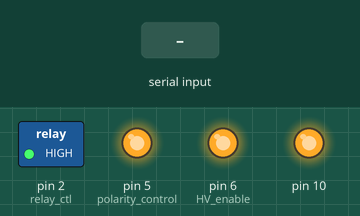
Simulated run of this sketch. Board: Arduino Uno, built with avr-gcc and run on an emulated ATmega328P. Parts: switched loads named in the sketch (green lamp = pin HIGH), output pins drawn as LEDs (lit = HIGH). Inputs (shaded band) come from the test bench. Pins used as bus, display or sensor lines are not drawn.

Above: at 1.2 s.
1.3 s: "p" received over Serial
At 3.5 s:
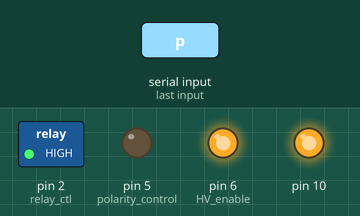
3.8 s: "h" received over Serial
At 5.4 s:
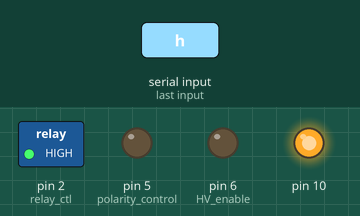
6.3 s: "p90\n" received over Serial
At 6.7 s:
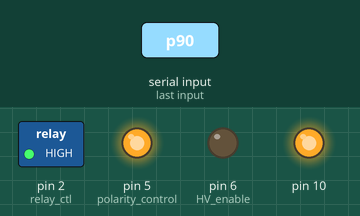
7.8 s: "h90\n" received over Serial
At 9.0 s:
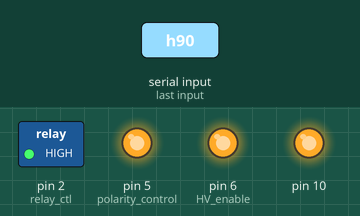
Timing chart, 0 to 10.3 s (numbered marks = the images above; inputs shaded):
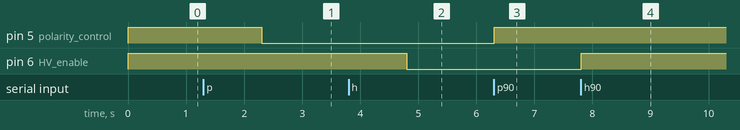

Measured:
- after the input at 1.3 s, pin 5 (polarity_control): HIGH → LOW after 1.0 s
- after the input at 3.8 s, pin 6 (HV_enable): HIGH → LOW after 1.0 s
- after the input at 6.3 s, pin 5 (polarity_control): LOW → HIGH at once
- after the input at 7.8 s, pin 6 (HV_enable): LOW → HIGH at once

The sketch:

HV_control.ino
```cpp
#include <SPI.h>

// choose which board we're programming
#define BOARD_A

// pin configuration
const int CS_ADC = 3;
const int CS_DAC = 4;
const int relay_ctl = 2;
const int polarity_control = 5;
const int HV_enable = 6;

// internal state
byte data[4];
bool printing=false;
int ch=0;
long values[5];
unsigned long previousMillis = 0;
bool reading=true;

// for sine wave output
bool sine=false;
long int t=0;
int f0=1;
int amp=1000;
int offs=5000;

// constants
const int update_interval = 200;
const int num_ch = 5;

void setup() {
  Serial.begin(9600);
  SPI.begin();

  pinMode(CS_ADC, OUTPUT);
  pinMode(CS_DAC, OUTPUT);
  pinMode(relay_ctl, OUTPUT);
  pinMode(HV_enable, OUTPUT);
  pinMode(polarity_control, OUTPUT);

  digitalWrite(CS_ADC, HIGH);
  digitalWrite(CS_DAC, HIGH);
  digitalWrite(relay_ctl, HIGH);
  digitalWrite(HV_enable, HIGH);
  #ifdef BOARD_A
     digitalWrite(polarity_control, HIGH);
  #endif
  #ifdef BOARD_B
     digitalWrite(polarity_control, LOW);
  #endif
}

void loop() {
  check_serial();

  if (reading) {
    unsigned long currentMillis = millis();
    if (currentMillis - previousMillis >= update_interval) {
      previousMillis = currentMillis;
      values[ch] = read_ADC(ch);
      ch = (ch + 1) % num_ch;
    }
  }

  if (sine) {
    set_DAC( int(amp*sin(f0*t/100000.0) + offs) );
    t++;
  }
}

void check_serial()
{
  while (Serial.available()) {
    // read user input
    char c = (char)Serial.read();

    // decide what to do with it
    switch (c) {
      case '?':
        #ifdef BOARD_A
           Serial.println("HV_control v1.3 ready. Board A.");
        #endif
        #ifdef BOARD_B
           Serial.println("HV_control v1.3 ready. Board B.");
        #endif
        break;

      case 'p':
        digitalWrite(polarity_control, Serial.parseInt());
        break;

      case 'P':
        Serial.println(digitalRead(polarity_control));
        break;

      case 'h':
        digitalWrite(HV_enable, Serial.parseInt());
        break;

      case 'H':
        Serial.println(digitalRead(HV_enable));
        break;

//      case 'r':
//        digitalWrite(relay_ctl, Serial.parseInt());
//        break;

     case 'a':
        printout_ADC();
        break;

//     case 'A':
//       reading = Serial.parseInt();
//       break;
//
//     case 'S':
//       sine = Serial.parseInt();
//       f0 = Serial.parseInt();
//       amp = Serial.parseInt();
//       offs = Serial.parseInt();
//       break;

     case 'd':
        #ifdef BOARD_A
           set_DAC(0.961*Serial.parseInt());
        #endif
        #ifdef BOARD_B
           set_DAC(0.726*Serial.parseInt());
        #endif
        break;
    }
  }
}

/***********************************************************
 * DATA FUNCTIONS
 ***********************************************************/

float ADC_to_volts(const long ADC_val)
{
  return ((float)ADC_val - 32768) / 65535 * (2 * 3 * 4.096);
}

void printout_ADC()
{
  for (int i=0; i<num_ch-1; i++) {
    Serial.print((values[i]));
    Serial.print(",");
  }
  Serial.println((values[num_ch-1]));
}

/***********************************************************
 * ADC/DAC FUNCTIONS
 ***********************************************************/

unsigned int read_ADC(int ch) // MAX1300BEUG+
{
  // select channel (see MAX1300 datasheet, Table 3)
  data[0] = 0b10000000 + (ch << 4);
  data[1] = 0;
  data[2] = 0;
  data[3] = 0;
  write_SPI_ADC();

  // interpret the results
  return (data[2] << 8) + data[3];
}

void set_DAC(int val) // MAX5216BGUA+
{
  data[0] = (val >> 10) & (0b01111111) | (0b01000000);
  data[1] = val >> 2;
  data[2] = val << 6;
  write_SPI_DAC();
}

/***********************************************************
 * LOW-LEVEL FUNCTIONS
 ***********************************************************/

void write_SPI_ADC()
{
  // begin transaction
  SPI.beginTransaction(SPISettings(1000000, MSBFIRST, SPI_MODE0));
  digitalWrite(CS_ADC, LOW);

  // send or receive data
  SPI.transfer(data, 4);

  // end transaction
  digitalWrite(CS_ADC, HIGH);
  SPI.endTransaction();
}

void write_SPI_DAC()
{
  // begin transaction
  SPI.beginTransaction(SPISettings(1000000, MSBFIRST, SPI_MODE1));
  digitalWrite(CS_DAC, LOW);

  // send or receive data
  SPI.transfer(data, 3);

  // end transaction
  digitalWrite(CS_DAC, HIGH);
  SPI.endTransaction();
}
```
